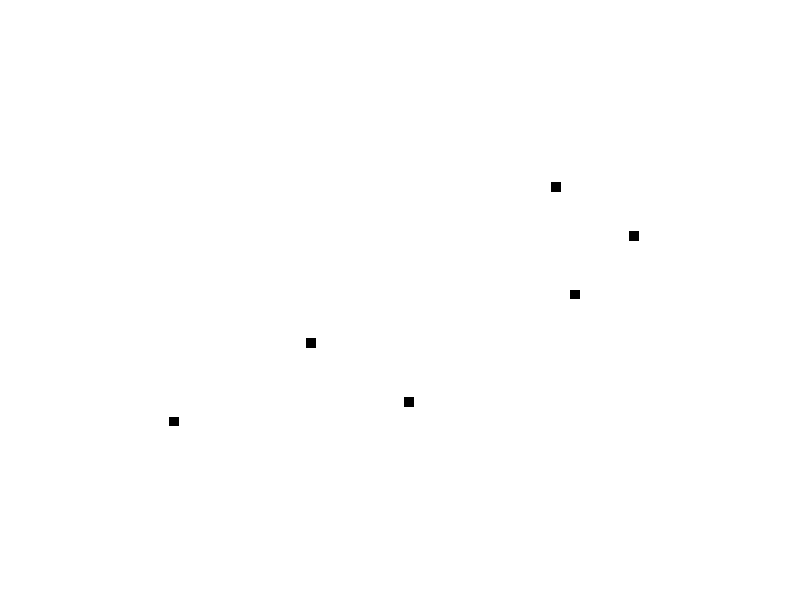
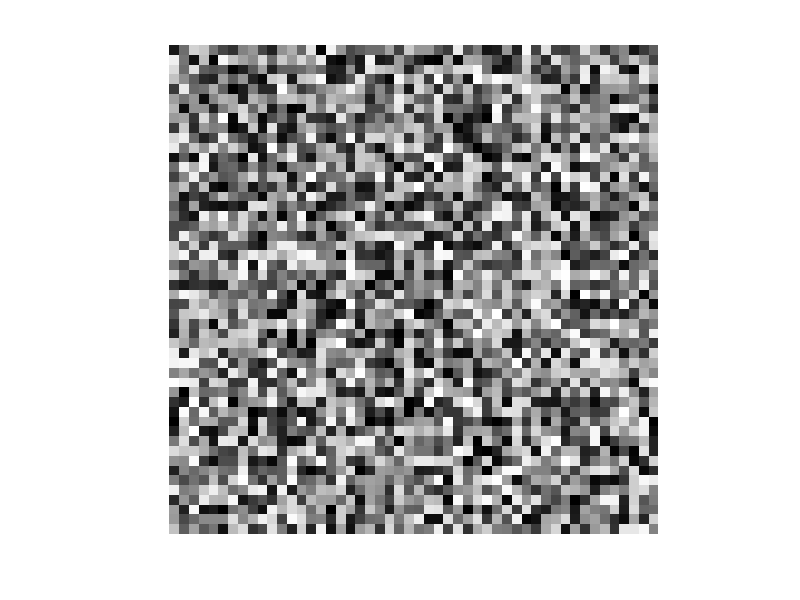
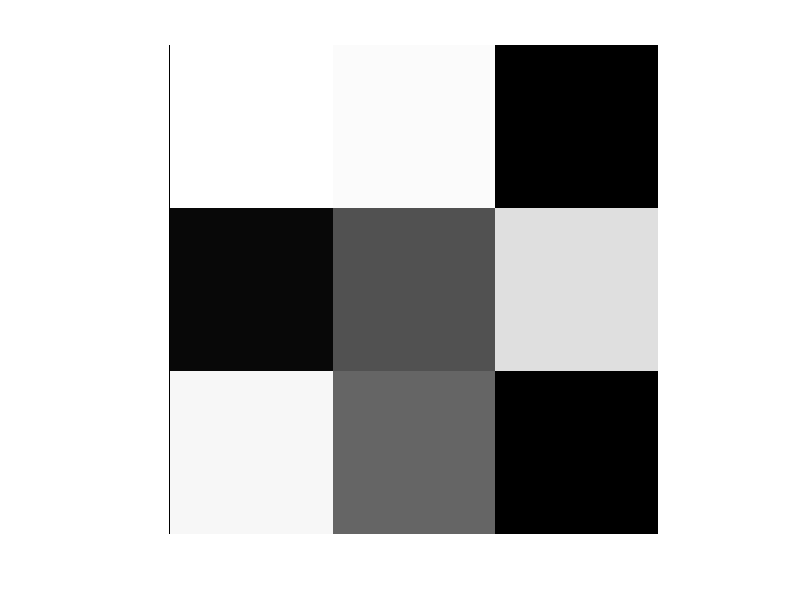
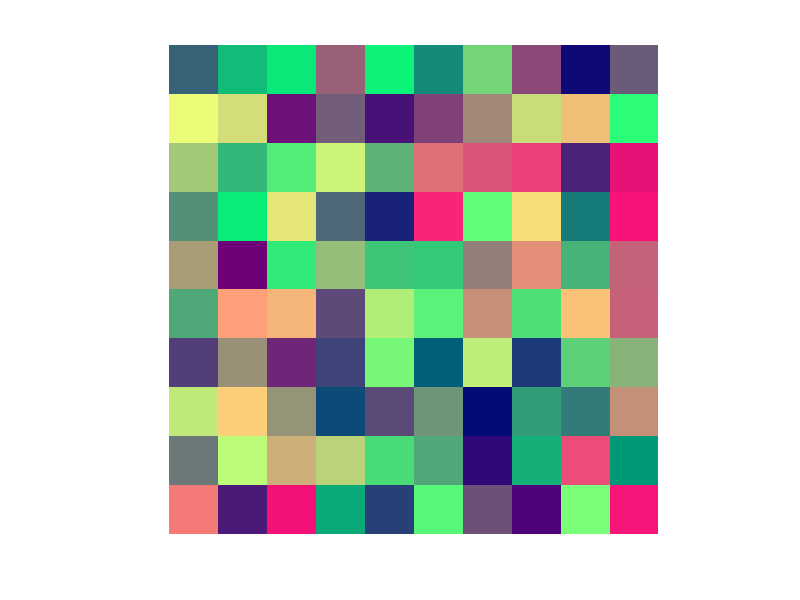

Here is the MATLAB script that generated these plots, in order:
clc, clear
a = round(255*rand(50))
[lin, col]=size(a)
disp(a)
figure(1);imshow(a)
figure(2);imshow(uint8(a))

b = [255 250 0; 10 80 220; 244 100 0];
[lin, col]=size(b)
disp(b)
figure(3);imshow(b)
figure(3);imshow(uint8(b))

r = uint8(randi([0, 255], 10, 10));
g = uint8(randi([0, 255], 10, 10));
b = 120*ones(10,10, 'uint8');

c = cat(3, r, g, b);
[lin, col] =size(c)
figure(4);imshow(c)